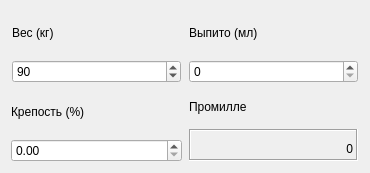
<?xml version="1.0" encoding="UTF-8"?>
<ui version="4.0">
 <class>Promille</class>
 <widget class="QWidget" name="Promille">
  <property name="geometry">
   <rect>
    <x>0</x>
    <y>0</y>
    <width>370</width>
    <height>173</height>
   </rect>
  </property>
  <property name="sizePolicy">
   <sizepolicy hsizetype="Preferred" vsizetype="Preferred">
    <horstretch>0</horstretch>
    <verstretch>0</verstretch>
   </sizepolicy>
  </property>
  <property name="windowTitle">
   <string>Promille</string>
  </property>
  <property name="windowIcon">
   <iconset>
    <normaloff>../../../../../../../Library/User Pictures/Animals/Owl.tif</normaloff>../../../../../../../Library/User Pictures/Animals/Owl.tif</iconset>
  </property>
  <layout class="QGridLayout">
   <item row="1" column="0">
    <layout class="QVBoxLayout">
     <property name="leftMargin">
      <number>1</number>
     </property>
     <property name="topMargin">
      <number>1</number>
     </property>
     <property name="rightMargin">
      <number>1</number>
     </property>
     <property name="bottomMargin">
      <number>1</number>
     </property>
     <item>
      <widget class="QLabel" name="label_4">
       <property name="text">
        <string>Вес (кг)</string>
       </property>
      </widget>
     </item>
     <item>
      <widget class="QSpinBox" name="inputSpinBox1">
       <property name="minimum">
        <number>40</number>
       </property>
       <property name="maximum">
        <number>150</number>
       </property>
       <property name="value">
        <number>90</number>
       </property>
      </widget>
     </item>
    </layout>
   </item>
   <item row="2" column="1">
    <layout class="QVBoxLayout">
     <property name="leftMargin">
      <number>1</number>
     </property>
     <property name="topMargin">
      <number>1</number>
     </property>
     <property name="rightMargin">
      <number>1</number>
     </property>
     <property name="bottomMargin">
      <number>1</number>
     </property>
     <item>
      <widget class="QLabel" name="label_3">
       <property name="text">
        <string>Промилле</string>
       </property>
      </widget>
     </item>
     <item>
      <widget class="QLabel" name="outputWidget">
       <property name="frameShape">
        <enum>QFrame::Box</enum>
       </property>
       <property name="frameShadow">
        <enum>QFrame::Sunken</enum>
       </property>
       <property name="text">
        <string>0</string>
       </property>
       <property name="alignment">
        <set>Qt::AlignAbsolute|Qt::AlignBaseline|Qt::AlignBottom|Qt::AlignCenter|Qt::AlignHCenter|Qt::AlignHorizontal_Mask|Qt::AlignJustify|Qt::AlignLeading|Qt::AlignLeft|Qt::AlignRight|Qt::AlignTop|Qt::AlignTrailing|Qt::AlignVCenter|Qt::AlignVertical_Mask</set>
       </property>
      </widget>
     </item>
    </layout>
   </item>
   <item row="1" column="1">
    <layout class="QVBoxLayout">
     <property name="leftMargin">
      <number>1</number>
     </property>
     <property name="topMargin">
      <number>1</number>
     </property>
     <property name="rightMargin">
      <number>1</number>
     </property>
     <property name="bottomMargin">
      <number>1</number>
     </property>
     <item>
      <widget class="QLabel" name="label_2">
       <property name="text">
        <string>Выпито (мл)</string>
       </property>
      </widget>
     </item>
     <item>
      <widget class="QSpinBox" name="inputSpinBox2">
       <property name="maximum">
        <number>10000</number>
       </property>
       <property name="singleStep">
        <number>500</number>
       </property>
       <property name="value">
        <number>0</number>
       </property>
      </widget>
     </item>
    </layout>
   </item>
   <item row="2" column="0">
    <layout class="QVBoxLayout" name="_2">
     <item>
      <widget class="QLabel" name="label">
       <property name="text">
        <string>Крепость (%)</string>
       </property>
      </widget>
     </item>
     <item>
      <widget class="QDoubleSpinBox" name="inputSpinBox3">
       <property name="singleStep">
        <double>0.500000000000000</double>
       </property>
      </widget>
     </item>
    </layout>
   </item>
  </layout>
 </widget>
 <resources/>
 <connections/>
</ui>
